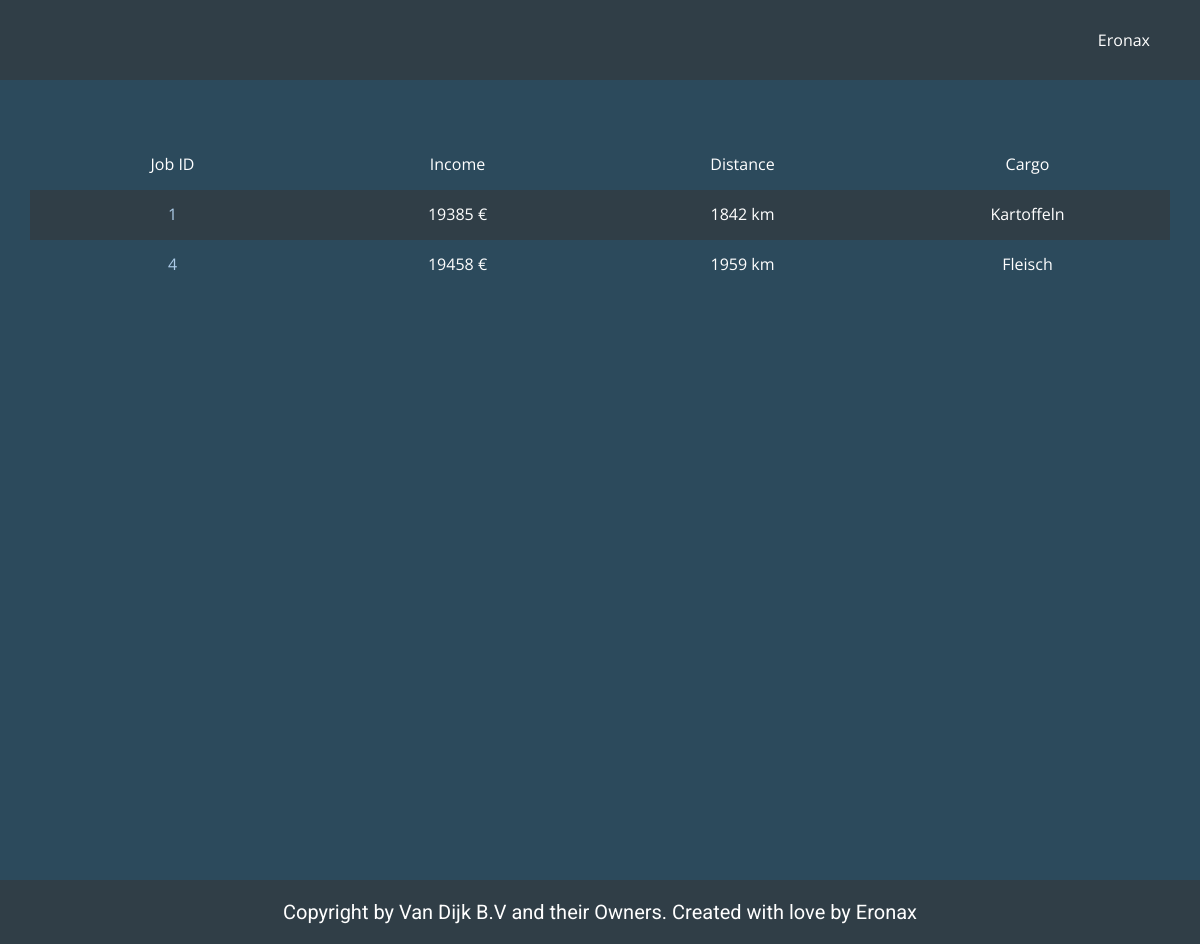
Page /jobs.php (signed in) on the earlier database version.
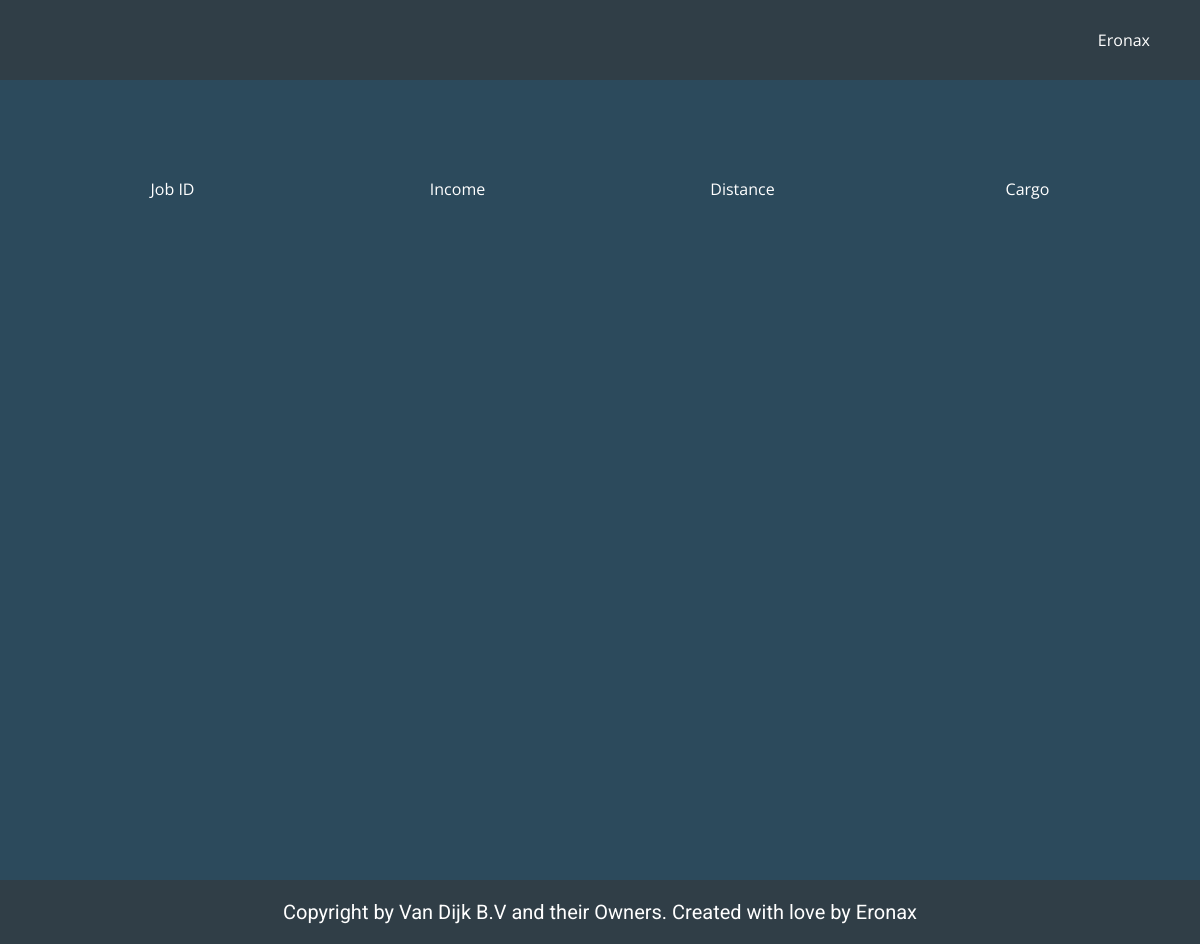
Same page on the later database version.
### tables this page shows
CREATE TABLE IF NOT EXISTS `jobs` (
  `id` int(11) NOT NULL AUTO_INCREMENT,
  `user_id` int(11) NOT NULL,
  `username` varchar(50) NOT NULL,
  `departure_id` int(11) NOT NULL,
  `destination_id` int(11) NOT NULL,
  `truck_id` int(11) NOT NULL,
  `cargo` varchar(50) NOT NULL,
  `income` int(11) NOT NULL,
  `distance` int(11) NOT NULL,
  `admin` varchar(50) NOT NULL,
  `evidence` text NOT NULL,
  `timestamp` timestamp NOT NULL DEFAULT current_timestamp() ON UPDATE current_timestamp(),
  PRIMARY KEY (`id`),
  KEY `FK_jobs_trucks` (`truck_id`),
  CONSTRAINT `FK_jobs_trucks` FOREIGN KEY (`truck_id`) REFERENCES `trucks` (`id`) ON DELETE NO ACTION ON UPDATE NO ACTION
);

### public/jobs.php (called while the page is built, shortened)
<?php
include '../app/classes/information.php';
include '../app/database.php';
include '../app/config.php';
$username = $_SESSION['name'];
$all_user_jobs = all_user_jobs($con, $username);
require '../views/jobs.view.php';

### app/database.php (called while the page is built, shortened)
<?php
function all_user_jobs($con, $username)
{
    $query = "SELECT jobs.id, jobs.income, jobs.distance, jobs.cargo
    FROM jobs
    WHERE jobs.username='$username'";
    $all_user_jobs = $con->query($query);
    return $all_user_jobs;
}

### views/jobs.view.php (the view, shortened to what this page needs)
<!DOCTYPE html>
<html style="font-size: 16px;">
<head>
  <link rel="stylesheet" href="../views/css/nicepage_users.css" media="screen">
  <link rel="stylesheet" href="../views/css/users.css" media="screen">
</head>
<body class="u-body">
  <section class="u-align-center u-clearfix u-custom-color-2 u-section-1" id="sec-d44b">
    <div class="u-clearfix u-sheet u-sheet-1">
      <div class="u-expanded-width u-table u-table-responsive u-table-1">
        <table class="u-table-entity u-table-entity-1">
          <colgroup>
            <col width="25%">
            <col width="25%">
            <col width="25%">
            <col width="25%">
          </colgroup>
          <tbody class="u-align-center u-table-alt-custom-color-1 u-table-body">
            <tr style="height: 50px;">
              <td class="u-table-cell">Job ID</td>
              <td class="u-table-cell">Income</td>
              <td class="u-table-cell">Distance</td>
              <td class="u-table-cell">Cargo</td>
            </tr>
            <?php while ($job = $all_user_jobs->fetch_assoc()) : ?>
              <tr style="height: 50px;">
                <td class="u-table-cell"><a href="../public/jobs.php?id=<?php echo $job["id"] ?>"><?php echo $job["id"] ?></a></td>
                <td class="u-table-cell"><?php echo $job["income"] ?> €</td>
                <td class="u-table-cell"><?php echo $job["distance"] ?> km</td>
                <td class="u-table-cell"><?php echo $job["cargo"] ?></td>
              </tr>
            <?php endwhile; ?>
          </tbody>
        </table>
      </div>
    </div>
  </section>
</body>
</html>

Differences in the rows shown:
removed jobs: id "1", income "19385", distance "1842", cargo "Kartoffeln"
removed jobs: id "4", income "19458", distance "1959", cargo "Fleisch"
